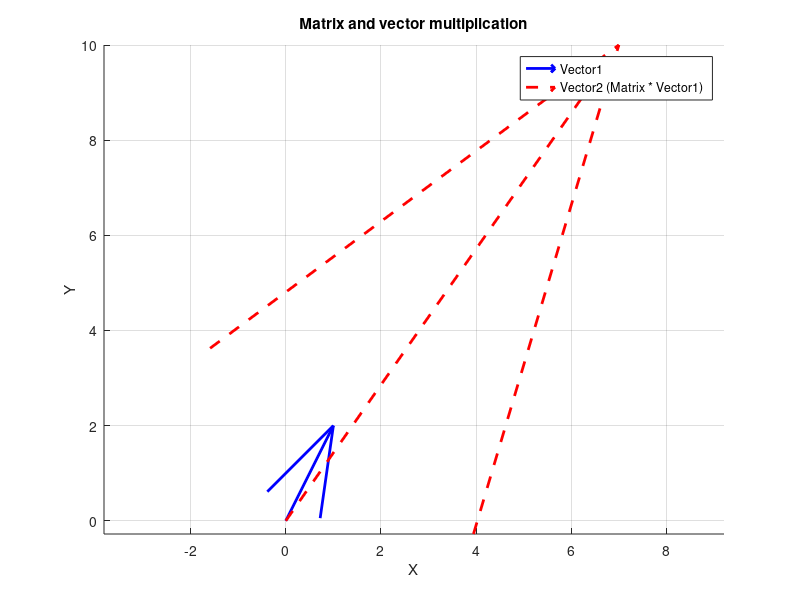
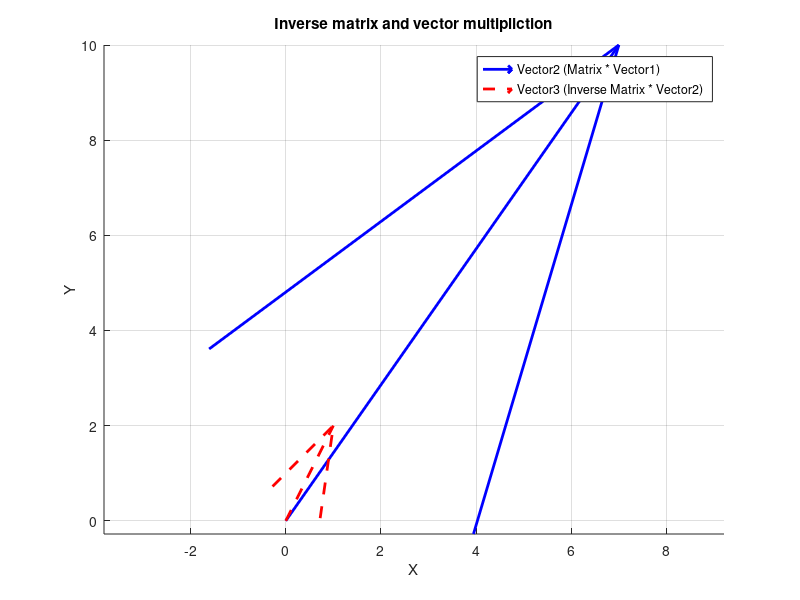

These figures' MATLAB source, in order:
% Clear workspace, command window, and close all figures
clc; clear; close all;

% Define a square matrix
matrix = [1, 3; 2, 4];

% Define a 2D column vector
vector1 = [1; 2];

% Check if the matrix is singular (det(matrix) == 0 means it's singular)
if det(matrix) == 0
    disp('The matrix is singular and does not have an inverse.');
else
    %%%%%%% TODO %%%%%%%
    % Calculate the inverse of the matrix
    % Use 'inv(matrix)' function
    % Refer to the lecture slide 67
    inverseMatrix = inv(matrix);
    %%%%%%%%%%%%%%%%%%%%

    % Multiply the matrix by vector1 to get vector2
    vector2 = matrix * vector1;

    % Multiply vector2 by the inverse matrix to get vector3
    vector3 = inverseMatrix * vector2;

    % Print the matrices
    disp('Original Matrix:');
    disp(matrix);
    disp('Inverse Matrix:');
    disp(inverseMatrix);

    % Create the first figure for visualization of vector1 and vector2
    figure;
    hold on;
    grid on;
    axis equal;

    % Visualize vector1
    quiver(0, 0, vector1(1), vector1(2), 'b', 'LineWidth', 2, 'AutoScale', 'off', 'MaxHeadSize', 0.5);
    
    % Visualize vector2
    quiver(0, 0, vector2(1), vector2(2), 'r--', 'LineWidth', 2, 'AutoScale', 'off', 'MaxHeadSize', 0.5);

    % Labels and title for the first figure
    xlabel('X');
    ylabel('Y');
    title('Matrix and vector multiplication');
    legend({'Vector1', 'Vector2 (Matrix * Vector1)'}, 'Location', 'best');

    % Create the second figure for visualization of vector2 and vector3
    figure;
    hold on;
    grid on;
    axis equal;

    % Visualize vector2 again for comparison
    quiver(0, 0, vector2(1), vector2(2), 'b', 'LineWidth', 2, 'AutoScale', 'off', 'MaxHeadSize', 0.5);

    % Visualize vector3
    quiver(0, 0, vector3(1), vector3(2), 'r--', 'LineWidth', 2, 'AutoScale', 'off', 'MaxHeadSize', 0.5);

    % Labels and title for the second figure
    xlabel('X');
    ylabel('Y');
    title('Inverse matrix and vector multipliction');
    legend({'Vector2 (Matrix * Vector1)', 'Vector3 (Inverse Matrix * Vector2)'}, 'Location', 'best');
end
